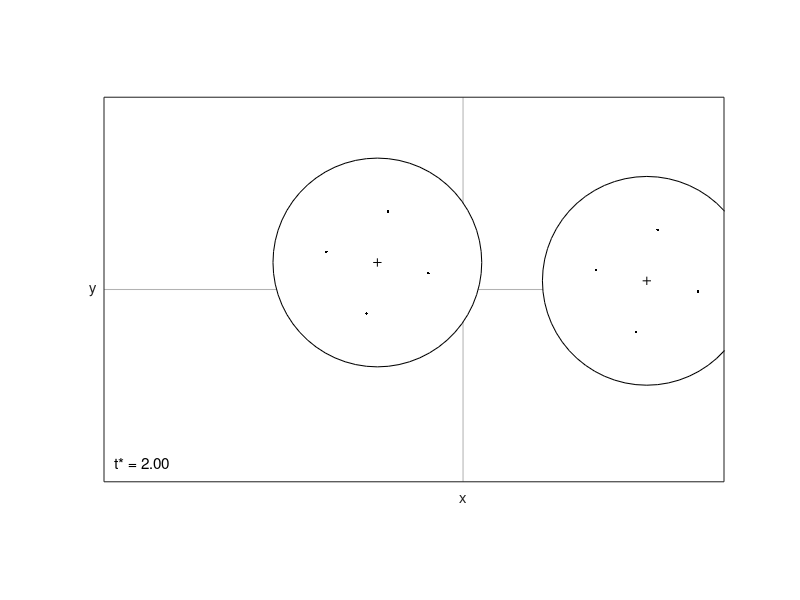

Reproduce this figure in MATLAB.
%{
Script companion to:

A note on the modelling of lubrication forces in unresolved simulations
Tim M.J. Nijssen, Marcel Ottens, Johan T. Padding

Powder Technology, 2022

contact: t.m.j.nijssen@tudelft.nl (Tim M.J. Nijssen)

Tested with: MATLAB R2021b and GNU Octave 6.4.0

Delft University of Technology (NL), 24-03-2022
%}

%% user-defined settings
% material properties (select preset below, or define custom)

% steel ball bearing
% dp     = [12.7e-3 12.7e-3]; % diameter, m
% rhop   = [7780 7780];       % density, kg/m3
% Y      = [190e9 190e9];     % Young's modules, Pa
% nu     = [0.27 0.27];       % Poisson's ratio, -
% edry   = 0.97;              % dry restitution coefficient, -
% sigma  = [24e-9 24e-9];     % surface roughness, m
% mufDry = 0.11;              % dry friction coefficient, -
% mufLub = 0.02;              % lubricated friction coefficient, -

% steel bead
% dp     = [12.7e-3 12.7e-3]; % diameter, m
% rhop   = [7780 7780];       % density, kg/m3
% Y      = [190e9 190e9];     % % Young's modules, Pa
% nu     = [0.27 0.27];       % Poisson's ratio, -
% edry   = 0.97;              % dry restitution coefficient, -
% sigma  = [272e-9 272e-9];   % surface roughness, m
% mufDry = 0.11;              % dry friction coefficient, -
% mufLub = 0.02;              % lubricated friction coefficient, -

% glass sphere
% dp     = [12.7e-3 12.7e-3]; % diameter, m
% rhop   = [2540 2540];       % density, kg/m3
% Y      = [60e9 60e9];       % Young's modules, Pa
% nu     = [0.23 0.23];       % Poisson's ratio, -
% edry   = 0.97;              % dry restitution coefficient, -
% sigma  = [134e-9 134e-9];   % surface roughness, m
% mufDry = 0.4;               % dry friction coefficient, -
% mufLub = 0.1;               % lubricated friction coefficient, -

% delrin sphere
dp     = [12.7e-3 12.7e-3];   % diameter, m
rhop   = [1400 1400];         % density, kg/m3
Y      = [2.8e9 2.8e9];       % Young's modules, Pa
nu     = [0.35 0.35];         % Poisson's ratio, -
edry   = 0.97;                % dry restitution coefficient, -
sigma  = [796e-9 796e-9];     % surface roughness, m
mufDry = 0.2;                 % dry friction coefficient, -
mufLub = 0.1;                 % lubricated friction coefficient, -

% fluid properties
rhof = 1e3;                   % density, kg/m3
etaf = 1e-3;                  % dynamic viscosity, Pa s
lubrication = true;           % enable lubrication model

% initial conditions
St     = 50;                  % total Stokes number, -
theta0 = deg2rad(20);         % angle of impact, rad

%% derived properties
% particle properties
np = 2;                       % number of particles, -
dp_ = prod(dp)/sum(dp);       % reduced diameter, m
rp  = dp/2;                   % radius, m
rp_ = dp_/2;                  % reduced radius, m
vp  = pi/6*dp.^3;             % volume, m3
Mp  = vp.*rhop;               % mass, kg
Mp_ = prod(Mp)/sum(Mp);       % reduced mass, kg

% see: https://www.cfdem.com/media/DEM/docu/gran_model_hertz.html
G_ = 1/(2*(2-nu(1))*(1+nu(1))/Y(1) + 2*(2-nu(2))*(1+nu(2))/Y(2));   % reduced shear modulus, Pa
Y_ = 1/((1-nu(1)^2)/Y(1) + (1-nu(2)^2)/Y(2));                       % reduced Young's modulus, Pa
beta = log(edry)/sqrt(log(edry)^2+pi^2);                            % -

% initial conditions
vr0    = St*6*pi*etaf*rp_^2/Mp_; % initial speed, Eq. 2, m/s
h0     = dp_;                    % initial gap height, m

phi0   = [0 0]; % initial orientation, rad
omega0 = [0 0]; % innitial rotational velocity, rad/s

x0  = [[-cos(theta0)*(h0)-rp(1) rp(2)];
       [-sin(theta0)*(h0)       0    ]]; % initial position, m
v0  = [[vr0*cos(theta0)         0    ];
       [vr0*sin(theta0)         0    ]]; % initial velocity, m/s

vrn0 = vr0*cos(theta0); % initial normal speed, m/s
vrt0 = vr0*sin(theta0); % initial tangential speed, m/s

% lubrication properties
hco = rp_;              % cut-off distance, m
Stn = St*cos(theta0);   % normal Stokes number, -
Stt = St*sin(theta0);   % tangential Stokes number, -

% solver settings
tc   = 2.87*(Mp_^2/(rp_*Y_^2*vr0))^(1/5);   % contact time, s
dt   = tc/50;                               % time step, s
OoM  = 10^floor(log10(dt));                 % order of magnitude of dt
dt   = round(dt/OoM)*OoM;                   % round dt to 1 significant digit
tend = 2*(h0)/vr0;                          % end time, s
nt   = ceil((tend+1e-12)/dt);               % numer of time steps, -

t    = (0:nt-1)*dt;                         % time values, s
plotEvery = floor(nt/200);                  % plot interval, -

%% minimum approach
hmins = mean(sigma); % minimum approach distance due to roughness, Eq. 3, m

% see: http://dx.doi.org/10.1098/rsta.2008.0014
hmine = 0.37*((etaf*vrn0/Y_).^2 .* rp_.^3).^(1/5);   % minimum approach distance due to deformation, Eq. 5, m

hmin = max(hmine,hmins); % minimum approach distance, Eq. 6, m

% effective friction coefficient, Eq. 10, -
if hmins > hmine || ~lubrication
    mufEff = mufDry;
else
    mufEff = mufLub;
end

%% preallocate 
F  = zeros(2,np,nt);    % total force, N

Fcn = zeros(nt,1);      % normal contact force magnitude, N
Fct = zeros(nt,1);      % tangential contact force magnitude, N
Fln = zeros(nt,1);      % normal lubrication force magnitude, N
Fn  = zeros(nt,1);      % total normal force magnitude, N

v = zeros(2,np,nt);     % velocity, m/s
v(:,:,1) = v0;

x = zeros(2,np,nt);     % position, m
x(:,:,1) = x0;

phi = zeros(1,np,nt);   % orientation, rad
phi(:,:,1) = phi0;

omega = zeros(1,np,nt); % rotational velocity, rad/s
omega(:,:,1) = omega0;

tau = zeros(1,np,nt);   % torque, Nm

Epot = zeros(nt,1);     % potential energy, J
deltat = zeros(nt,1);   % tangential overlap, m

%% open figure
figure(1)
clf
set(gcf,'Color','w')
hold on
axis equal
xlim([x0(1,1)-1.5*rp(1) x0(1,2)+1.5*rp(2)]);
ylim([-1 1]*(abs(x0(2,1))+1.5*max(rp)));
xticks(0)
yticks(0)
xticklabels({'x'})
yticklabels({'y'})
box on
set(gca,'FontSize',11)
set(gca,'LineWidth',0.75)
set(gca,'TickLength',[0 0])

%% main loop
for i = 2:nt
    % velocity verlet integration, position
    x(:,:,i)   =   x(:,:,i-1) +     v(:,:,i-1)*dt +   F(:,:,i-1)./(Mp           )*dt^2/2;
    phi(:,:,i) = phi(:,:,i-1) + omega(:,:,i-1)*dt + tau(:,:,i-1)./(2/5*Mp.*rp.^2)*dt^2/2;

    rij = x(:,2,i)-x(:,1,i);        % distance vector, m
    nij = rij/vecnorm(rij);         % normal unit vector, -
    tij = [-nij(2); nij(1)];        % tangential unit vector, -
    h   = vecnorm(rij)-sum(rp);     % gap height, m

    vr  = v(:,1,i-1) - v(:,2,i-1);  % relative velocity, m/s
    vrn = dot(nij,vr);              % normal relative velocity, m/s
    vrt = dot(tij,vr) + omega(1,1,i-1)*rp(1) + omega(1,2,i-1)*rp(2); % tangential relative velocity, m/s

    % overlap, Eq. 7, m
    if lubrication
        deltan = max(0, hmin-h);    % overlap, m
    else
        deltan = max(0, -h);        
    end

    % contact force
    if deltan>0
        % normal contact force, see: https://www.cfdem.com/media/DEM/docu/gran_model_hertz.html
        sn = 2*Y_*sqrt(rp_*deltan);                 % Pa m = N/m
        kn = 4/3*Y_*sqrt(rp_*deltan);               % Pa m = N/m
        gamman = -2*sqrt(5/6)*beta*sqrt(sn*Mp_);    % sqrt(Pa m kg) = kg/s
        Fcn(i) = -(kn*deltan + gamman*vrn);         % N/m*m = kg/s*m/s = N

        Epot(i) = 1/2*kn*deltan^2;
    else
        Fcn(i) = 0;
    end

    if h<0
        % tangential contact force, see: https://www.cfdem.com/media/DEM/docu/gran_model_hertz.html
        %                           and: https://www.cfdem.com/media/DEM/docu/gran_tangential_history.html
        deltat(i) = deltat(i-1) + vrt*dt;
        st = 8*G_*sqrt(rp_*deltan);                 % Pa m = N/m
        kt = 8*G_*sqrt(rp_*deltan);                 % Pa m = N/m
        gammat = -2*sqrt(5/6)*beta*sqrt(st*Mp_);    % sqrt(Pa m kg) = kg/s
        Fct(i) = -kt*deltat(i);
        if abs(Fct(i)) > mufEff*abs(Fcn(i))
            Fct(i) = mufEff*abs(Fcn(i))*sign(Fct(i));
            deltat(i) = abs(Fct(i))/kt*sign(deltat(i));
        else
            Fct(i) = Fct(i) - gammat*vrt;
        end

        Epot(i) = Epot(i) + 1/2*kt*deltat(i)^2;
    else
        Fct(i) = 0;
    end

    % lubrication force
    if lubrication
        hlub = max(h,hmin);
        Fln(i) = -6*pi*etaf*vrn*rp_^2/hlub; % lubrication force, Eq. 8, N
    end

    % total normal force, Eq. 9, N
    if lubrication
        if h>hco
            Fn(i) = 0;
        elseif h<=hco && h>hmin
            Fn(i) = Fln(i);
        elseif h<=hmin && h>0
            Fn(i) = (1 - h/hmin) * Fcn(i) + h/hmin * Fln(i);
        elseif h<=0
            Fn(i) = Fcn(i);
        end
    else
        Fn(i) = Fcn(i);
    end

    % apply force and torque
    F(:,1,i) =  Fn(i)*nij +  Fct(i)*tij;
    F(:,2,i) = -Fn(i)*nij + -Fct(i)*tij;
    tau(1,1,i) = Fct(i) * rp(1);
    tau(1,2,i) = Fct(i) * rp(2);

    % velocity verlet integration, velocity
    v(:,:,i)     =     v(:,:,i-1) + (  F(:,:,i-1) +   F(:,:,i))/2./(Mp           )*dt;
    omega(:,:,i) = omega(:,:,i-1) + (tau(:,:,i-1) + tau(:,:,i))/2./(2/5*Mp.*rp.^2)*dt;

    % draw spheres
    if mod(i,plotEvery)==0 || i==nt
        cla
        plot([x0(1,1)-1.5*rp(1) x0(1,2)+1.5*rp(2)],[0 0],'Color',0.7*ones(1,3),'LineWidth',0.75); % x axis
        plot([0 0], [-1 1]*(abs(x0(2,1))+1.5*max(rp)),   'Color',0.7*ones(1,3),'LineWidth',0.75); % y axis
        for j = 1:2
            rectangle('Position',[x(1,j,i)-rp(j) x(2,j,i)-rp(j) dp(j) dp(j)],'Curvature',[1 1],'FaceColor','white','LineWidth',0.75) % particle
            plot(x(1,j,i),x(2,j,i),'k+') % centre
            plot(squeeze(x(1,j,1:i)),squeeze(x(2,j,1:i)),'k-') % trajectory
            for k = (0:3)*pi/2
                plot(x(1,j,i)+cos(phi(1,j,i)+k)*rp(j)/2, x(2,j,i)+sin(phi(1,j,i)+k)*rp(j)/2,'k.') % orientation markers
            end    
        end
        % xCoM = squeeze(sum(Mp.*x, 2)/sum(Mp)); % centre of mass position, m
        % plot(xCoM(1,  i),xCoM(2,  i),'kx') % centre of mass
        % plot(xCoM(1,1:i),xCoM(2,1:i),'k-') % centre of mass trajectory
        text(0.95*x0(1,1)-1.5*rp(1),-0.9*(abs(x0(2,1))+1.5*max(rp)),['t* = ' num2str(t(i)/(rp(1)/vr0),'%03.2f')],'FontWeight','normal','FontSize',11)
        set(gca,'Layer', 'Top')
        drawnow
    end
end

%% output variables
h  = squeeze(vecnorm(x(:,2,:) - x(:,1,:),1,1))-sum(rp);  % gap height, m
vr = squeeze(vecnorm(v(:,1,:) - v(:,2,:)));              % relative velocity, m/s

xCoM = sum(Mp.*x, 2)/sum(Mp);  % contre of mass position, m
vCoM = sum(Mp.*v, 2)/sum(Mp);  % centre of mass velocity, m/s

ECoM    = 1/2*(sum(Mp)).*squeeze(vecnorm(vCoM)) .^2;     % centre of mass kinetic energy, J
Ekin    = 1/2*(Mp).*squeeze(vecnorm(v-repmat(vCoM,[1 2 1])))'.^2; % particle kinetic energy relative to centre of mass, J  
Erot    = 1/2*(2/5*Mp.*rp.^2).*squeeze(omega)'.^2;       % rotational energy, J
Etot    = sum(Ekin,2) + sum(Erot,2) + Epot;              % total energy, J

e  = vr(end)/vr(1);                                      % total restitution coefficient, -
en = abs((v(1,1,end) - v(1,2,end))/(v(1,1,1)-v(1,2,1))); % normal restitution coefficient, -
et = abs((v(2,1,end) - v(2,2,end))/(v(2,1,1)-v(2,2,1))); % tangential restitution coefficient, -

thetai0 = atan(v(2,1,1  )/v(1,1,1  )); % impact angle i, rad
thetaj0 = 0;                           % impact angle j, rad
thetai1 = atan(v(2,1,end)/v(1,1,end)); % rebound angle i, rad
thetaj1 = atan(v(2,2,end)/v(1,2,end)); % rebound angle j, rad

Sigma = abs(thetaj1-thetai1)/(pi/2);   % effective rebound angle, -, see: http://dx.doi.org/10.1063/1.2396925

%% display results
disp(['St = ' num2str(St,4) '; theta0 = ' num2str(rad2deg(theta0),2) ' deg; e = ' num2str(e,2) '; en = ' num2str(en,2) '; et = ' num2str(et,2) '; Sigma = ' num2str(Sigma,2)])